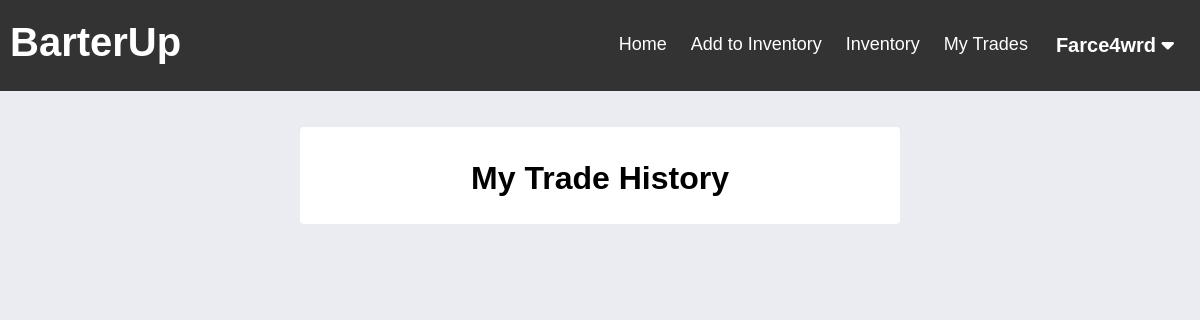
Before: /BarterUp/tradeHistory.php (signed in) with the older database file.
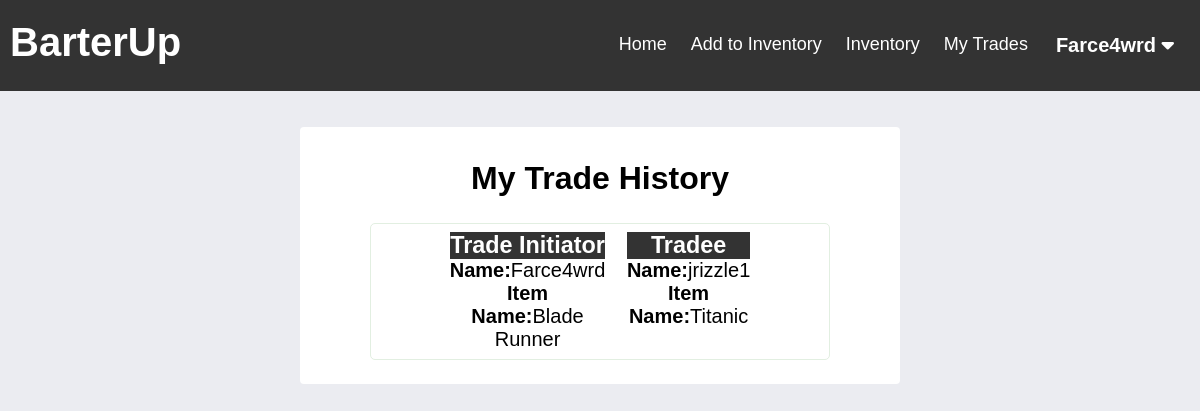
After: the same page with the newer database file.
### tables this page shows
CREATE TABLE IF NOT EXISTS `trade_history` (
  `trade_id` smallint UNSIGNED NOT NULL,
  `item_history_id_initiator` smallint UNSIGNED NOT NULL,
  `item_history_id_tradee` smallint UNSIGNED NOT NULL,
  `user_history_id_initiator` bigint UNSIGNED NOT NULL,
  `user_history_id_tradee` bigint UNSIGNED NOT NULL,
  UNIQUE KEY `trade_id_UNIQUE` (`trade_id`),
  KEY `user_id_tradee_idx` (`user_history_id_tradee`),
  KEY `user_id_initiator_idx` (`user_history_id_initiator`),
  KEY `item_id_tradee_idx` (`item_history_id_tradee`),
  KEY `item_id_initiator_idx` (`item_history_id_initiator`)
);

CREATE TABLE IF NOT EXISTS `user` (
  `user_id` bigint UNSIGNED NOT NULL AUTO_INCREMENT,
  `username` varchar(45) NOT NULL,
  `password` varchar(45) NOT NULL,
  PRIMARY KEY (`user_id`),
  UNIQUE KEY `username_UNIQUE` (`username`)
);

CREATE TABLE IF NOT EXISTS `item` (
  `item_id` smallint UNSIGNED NOT NULL AUTO_INCREMENT,
  `user_id` bigint UNSIGNED NOT NULL,
  `category_id` bigint UNSIGNED NOT NULL,
  `description` tinytext,
  `item_condition` varchar(45) DEFAULT NULL,
  `item_name` varchar(45) NOT NULL,
  PRIMARY KEY (`item_id`),
  KEY `category_id_idx` (`category_id`),
  KEY `user_id_idx` (`user_id`)
);

### BarterUp/tradeHistory.php (the view, shortened to what this page needs)
<?php
include("config.php");
?>
<!DOCTYPE html>
<html lang="en">
<head>
    <link rel="stylesheet" href="./tradeHistory.css?v=<?php echo time(); ?>">
</head>
<body>
    <?php include("./header.php"); ?>
        <div class="wrapper">
        <div class="view_main">
        <div class="page_name">
        <h1>My Trade History</h1>
        </div>
            <?php
        $query = "select * from trade_history";
        $result = mysqli_query($con, $query);
        if ($result && mysqli_num_rows($result) > 0) {
            while ($row = mysqli_fetch_assoc($result)) {
                if($row['user_history_id_initiator'] == $_SESSION['user_id'] || $row['user_history_id_tradee'] == $_SESSION['user_id']){
                    $query1 = "select user.user_id as initiatorId, user.username as initiator, item.item_name as initiator_item
                    FROM trades, user, item
                    where user.user_id =" . $row['user_history_id_initiator'] . "
                    and item.item_id = " . $row['item_history_id_initiator'] . "";
                    $result1 = mysqli_query($con, $query1);
                    if ($result1 && mysqli_num_rows($result1) > 0) {
                        $row1 = mysqli_fetch_assoc($result1);
                        echo '
                        <ul class="list-view">
                            <li class="trader">
                                <h3 class="title">Trade Initiator</h3>
                                <p class="initiator-name"><b>Name:</b>' . $row1['initiator'] . '</p>
                                <p class="initiator-item"><b>Item Name:</b>' . $row1['initiator_item'] . '</p>
                            </li>';
                    }
                    $query2 = "select user.user_id as tradeeId, user.username as tradee, item.item_name as tradee_item
                    FROM trades, user, item
                    where user.user_id =" . $row['user_history_id_tradee'] . "
                    and item.item_id = " . $row['item_history_id_tradee'] . "";
                    $result2 = mysqli_query($con, $query2);
                    if ($result2 && mysqli_num_rows($result2) > 0) {
                        $row2 = mysqli_fetch_assoc($result2);
                        echo '
                            <li class="tradee">
                                <h3 class="title">Tradee</h3>
                                <p class="tradee-name"><b>Name:</b>'.$row2['tradee'].'</p>
                                <p class="tradee-item"><b>Item Name:</b>'.$row2['tradee_item'].'</p>
                            </li>
                        </ul>';
                    }
                }
            }
        }
        ?>
            </div>
        </div>
</body>
</html>

Changed rows visible on the page:
added trade_history: user_history_id_initiator.username "Farce4wrd", item_history_id_initiator.item_name "Blade Runner", user_history_id_tradee.username "jrizzle1", item_history_id_tradee.item_name "Titanic"
